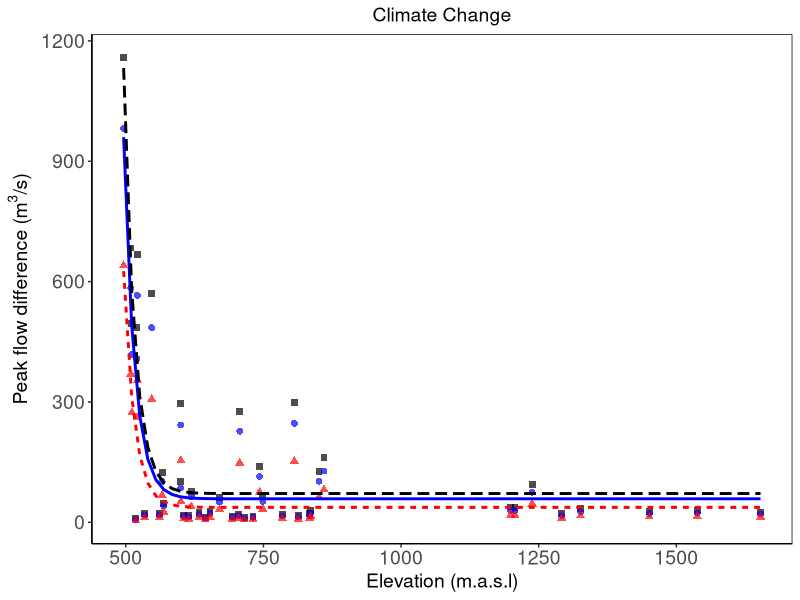
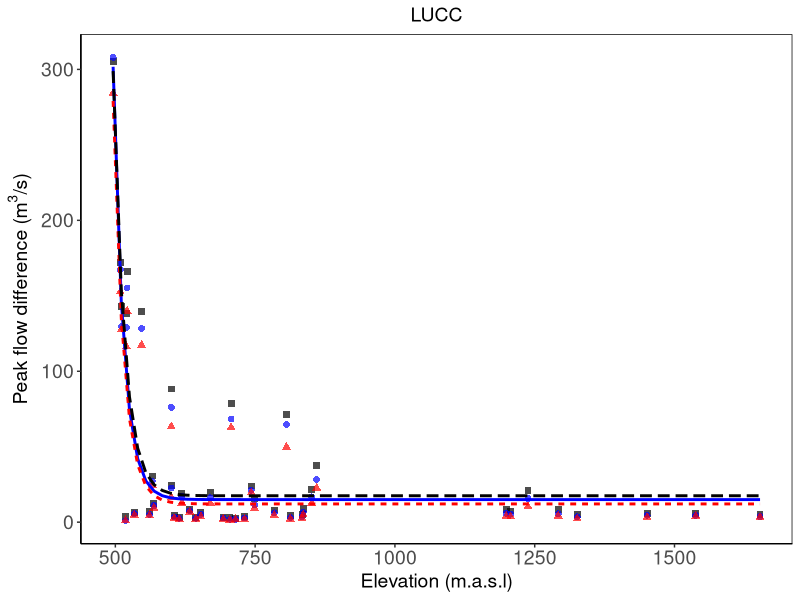
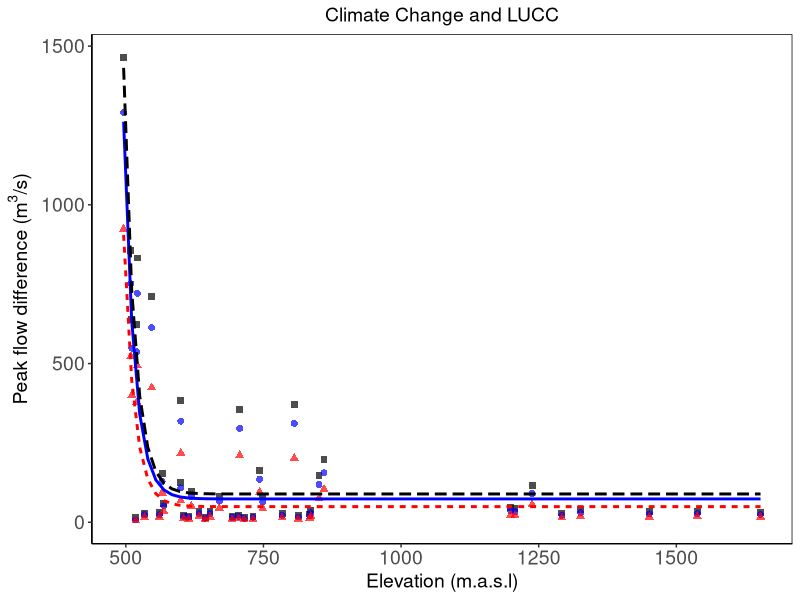
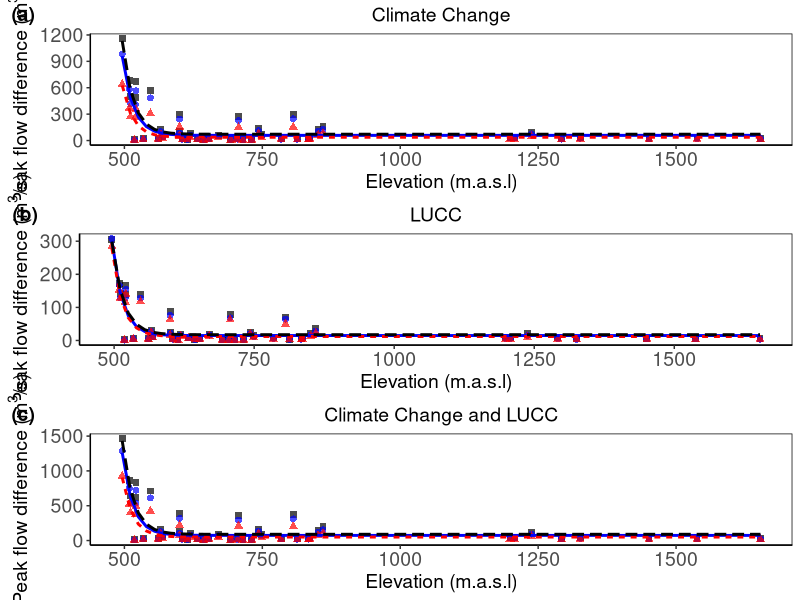
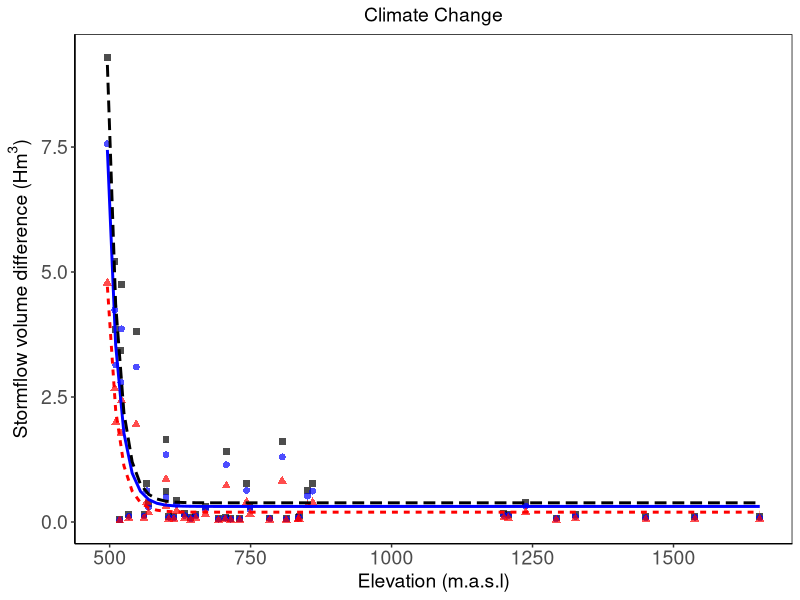
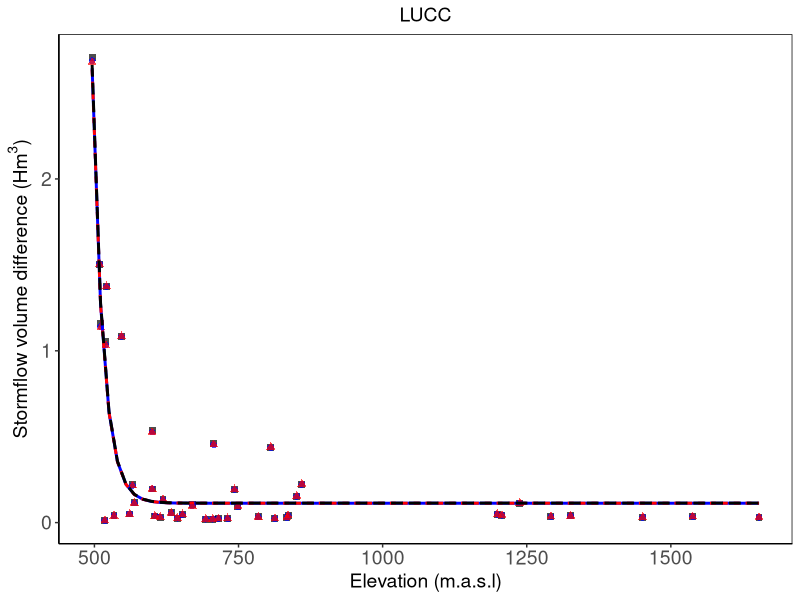
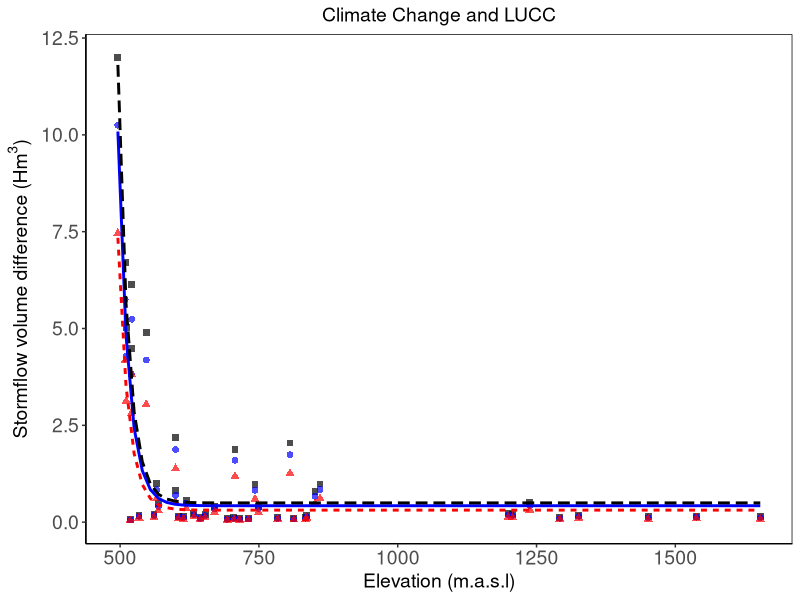
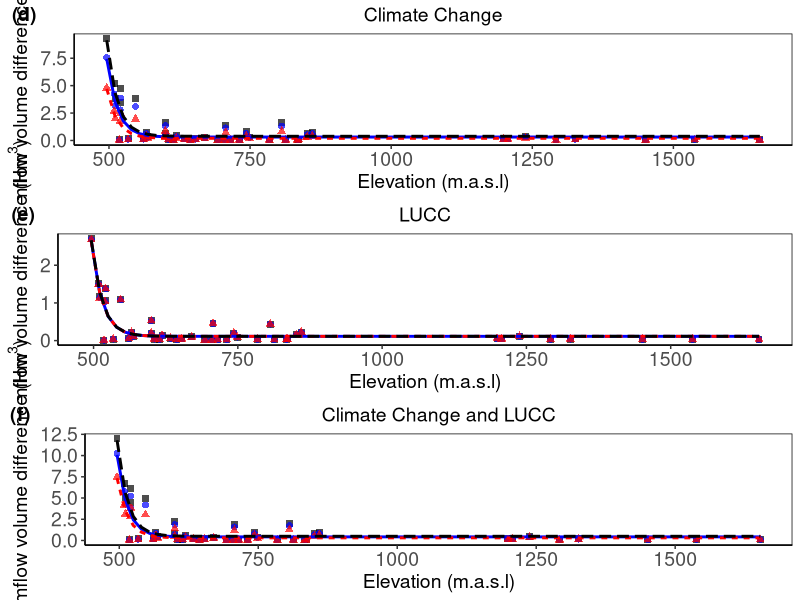

Source code (R) for these figures, in order:

# Proyecto Inundaciones Tena
# Objetivo 2: Interaccion entre cambio climatico y de cobertura del suelo

# Autor: Jorge Hurtado - Pidal
# Fecha: 29 de marzo de 2023

# Diferencias absolutas de caudal punta (q) y volumen de escorrentia (v) con modelo exponencial y lineal

# Fig. 9. isolated (Fig. 9a,b,d and e) and combined (Fig. 9c and f) effects of climate change and LUCC over peak flows and flow volumes for the three return periods on the basin elevation across the sampling sites.
# Note: Apologies for the typo error in the numbering of panels in the article

# ..................................................................................................

# libraries

{
  library(ggplot2)
  library(ggpubr)
  library(tidyverse)
  #library(ggtext)
  #library(extrafont)
}

# Preparing the environment

cat("\014")       #clean conosle   
rm(list = ls())   #clean environment
graphics.off()    #clean plots
#loadfonts(device = "win", quiet = TRUE) 

# .................................................................................................

# Load data ----

data <- read.csv("./Results/datafig.csv"); head(data)

# .................................................................................................

# Peak flow differences by climate change (cc)

# Preparing table for plots

{
  q.cctr2 <- data %>% select(elev,q_cctr2) %>% mutate (group = "qcctr2")
  names(q.cctr2) <- c("elev","qdif","group")
  
  q.cctr10 <- data %>% select(elev,q_cctr10) %>% mutate (group = "qcctr10")
  names(q.cctr10) <- c("elev","qdif","group")
  
  q.cctr100 <- data %>% select(elev,q_cctr100) %>% mutate (group = "qcctr100")
  names(q.cctr100) <- c("elev","qdif","group")
  
  q.cc <- rbind(q.cctr2, q.cctr10, q.cctr100)
}

# Figure of peak flow differences by cc

formula <- (y ~ SSasymp(x, Asym, R0, lrc))

(p1 <-  ggplot(data = q.cc, 
               mapping = aes(x = elev, y = qdif, group = group, color = group,linetype = group)) + 
    
        geom_point(aes(shape=group), 
                   show.legend=F, size=2, alpha=0.7) +
        
        geom_smooth(method = "nls",formula = formula, se = F, show.legend = F)+
        
        scale_colour_manual(name = "Return Period",
                            breaks = c("qcctr2","qcctr10","qcctr100"),
                            labels = c("Rp2","Rp10","Rp100"),
                            values = c("black","blue","red"))+
        
        labs(x = "Elevation (m.a.s.l)", 
             y = expression(paste("Peak flow difference (", m^3, "/s)")),
             title = "Climate Change", size=5) +
         
        theme(plot.title=element_text(hjust=0.5, size=14),
              axis.title.x = element_text(size = 14),
              axis.text.x = element_text(size = 14),
              axis.text.y = element_text(size = 14),
              axis.title.y = element_text(size = 14),
              panel.background = element_rect(fill = 'white'),
              panel.border = element_rect(colour = "black", fill = NA, size = 0.5),
              axis.line.x = element_line(size = 0.5, color = "black"),
              axis.line.y = element_line(size = 0.5, color = "black"),
              legend.key.size = unit(0.9, 'cm'),
              legend.text = element_text(size=16),
              legend.title = element_text(size=14),
              legend.key = element_rect(fill = "transparent")))

#        theme_bw())

# .................................................................................................

# Peak flow differences by lucc

# Preparing table for plots

{
  q.luctr2 <- data %>% select(elev,q_luctr2) %>% mutate (group = "qluctr2")
  names(q.luctr2) <- c("elev","qdif","group")
  
  q.luctr10 <- data %>% select(elev,q_luctr10) %>% mutate (group = "qluctr10")
  names(q.luctr10) <- c("elev","qdif","group")
  
  q.luctr100 <- data %>% select(elev,q_luctr100) %>% mutate (group = "qluctr100")
  names(q.luctr100) <- c("elev","qdif","group")
  
  q.luc <- rbind(q.luctr2, q.luctr10, q.luctr100)
}

# Figure of peak flow differences by lucc

#formula <- (y ~ SSasymp(x, Asym, R0, lrc))

(p2 <-  ggplot(data = q.luc, 
               mapping = aes(x = elev, y = qdif, group = group, color = group,linetype = group)) + 
    
    geom_point(aes(shape=group), 
               show.legend=F, size=2, alpha=0.7) +
    
    geom_smooth(method = "nls",formula = formula, se = F, show.legend = F)+
    
    scale_colour_manual(name = "Return Period",
                        breaks = c("qluctr2","qluctr10","qluctr100"),
                        labels = c("Rp2","Rp10","Rp100"),
                        values = c("black","blue","red"))+
    
    labs(x = "Elevation (m.a.s.l)", 
         y = expression(paste("Peak flow difference (", m^3, "/s)")),
         title = "LUCC", size=5) +
    
    theme(plot.title=element_text(hjust=0.5, size=14),
          axis.title.x = element_text(size = 14),
          axis.text.x = element_text(size = 14),
          axis.text.y = element_text(size = 14),
          axis.title.y = element_text(size = 14),
          panel.background = element_rect(fill = 'white'),
          panel.border = element_rect(colour = "black", fill = NA, size = 0.5),
          axis.line.x = element_line(size = 0.5, color = "black"),
          axis.line.y = element_line(size = 0.5, color = "black"),
          legend.key.size = unit(0.9, 'cm'),
          legend.text = element_text(size=16),
          legend.title = element_text(size=14),
          legend.key = element_rect(fill = "transparent")))

#        theme_bw())


# .................................................................................................

# Peak flow differences by cc and lucc

# Preparing table for plots

{
  q.ccluctr2 <- data %>% select(elev,q_ccluctr2) %>% mutate (group = "qccluctr2")
  names(q.ccluctr2) <- c("elev","qdif","group")
  
  q.ccluctr10 <- data %>% select(elev,q_ccluctr10) %>% mutate (group = "qccluctr10")
  names(q.ccluctr10) <- c("elev","qdif","group")
  
  q.ccluctr100 <- data %>% select(elev,q_ccluctr100) %>% mutate (group = "qccluctr100")
  names(q.ccluctr100) <- c("elev","qdif","group")
  
  q.ccluc <- rbind(q.ccluctr2, q.ccluctr10, q.ccluctr100)
}

# Figure of peak flow differences by cc and lucc 

#formula <- (y ~ SSasymp(x, Asym, R0, lrc))

(p3 <-  ggplot(data = q.ccluc, 
               mapping = aes(x = elev, y = qdif, group = group, color = group,linetype = group)) + 
    
    geom_point(aes(shape=group), 
               show.legend=F, size=2, alpha=0.7) +
    
    geom_smooth(method = "nls",formula = formula, se = F, show.legend = F)+
    
    scale_colour_manual(name = "Return Period",
                        breaks = c("qccluctr2","qccluctr10","qccluctr100"),
                        labels = c("Rp2","Rp10","Rp100"),
                        values = c("black","blue","red"))+
    
    labs(x = "Elevation (m.a.s.l)", 
         y = expression(paste("Peak flow difference (", m^3, "/s)")),
         title = "Climate Change and LUCC", size=5) +
    
    theme(plot.title=element_text(hjust=0.5, size=14),
          axis.title.x = element_text(size = 14),
          axis.text.x = element_text(size = 14),
          axis.text.y = element_text(size = 14),
          axis.title.y = element_text(size = 14),
          panel.background = element_rect(fill = 'white'),
          panel.border = element_rect(colour = "black", fill = NA, size = 0.5),
          axis.line.x = element_line(size = 0.5, color = "black"),
          axis.line.y = element_line(size = 0.5, color = "black"),
          legend.key.size = unit(0.9, 'cm'),
          legend.text = element_text(size=16),
          legend.title = element_text(size=14),
          legend.key = element_rect(fill = "transparent")))

#        theme_bw())


(f1 <- ggarrange(p1,p2,p3, 
                 labels = c("(a)", "(b)","(c)"),
                 ncol = 1, nrow = 3))

# ::::::::::::::::::::::::::::::::::::::::::::::::::::::::::::::::::::::::::::::::::::::::::::::::::

# .................................................................................................

vol <- data

# Volume differences by climate change (cc)

# Preparing table for plots

{
  v.cctr2 <- vol %>% select(elev,v_cctr2) %>% mutate (group = "vcctr2")
  names(v.cctr2) <- c("elev","vdif","group")
  
  v.cctr10 <- vol %>% select(elev,v_cctr10) %>% mutate (group = "vcctr10")
  names(v.cctr10) <- c("elev","vdif","group")
  
  v.cctr100 <- vol %>% select(elev,v_cctr100) %>% mutate (group = "vcctr100")
  names(v.cctr100) <- c("elev","vdif","group")
  
  v.cc <- rbind(v.cctr2, v.cctr10, v.cctr100)
}

# Figure of peak flow differences by cc

#formula <- (y ~ SSasymp(x, Asym, R0, lrc))

(g1 <-  ggplot(data = v.cc, 
               mapping = aes(x = elev, y = vdif, group = group, color = group,linetype = group)) + 
    
    geom_point(aes(shape=group), 
               show.legend=F, size=2, alpha=0.7) +
    
    geom_smooth(method = "nls",formula = formula, se = F, show.legend = F)+
    
    scale_colour_manual(name = "Return Period",
                        breaks = c("vcctr2","vcctr10","vcctr100"),
                        labels = c("Rp2","Rp10","Rp100"),
                        values = c("black","blue","red"))+
    
    labs(x = "Elevation (m.a.s.l)", 
         y = expression(paste("Stormflow volume difference (", Hm^3, ")")),
         title = "Climate Change", size=5) +
    
    theme(plot.title=element_text(hjust=0.5, size=14),
          axis.title.x = element_text(size = 14),
          axis.text.x = element_text(size = 14),
          axis.text.y = element_text(size = 14),
          axis.title.y = element_text(size = 14),
          panel.background = element_rect(fill = 'white'),
          panel.border = element_rect(colour = "black", fill = NA, size = 0.5),
          axis.line.x = element_line(size = 0.5, color = "black"),
          axis.line.y = element_line(size = 0.5, color = "black"),
          legend.key.size = unit(0.9, 'cm'),
          legend.text = element_text(size=16),
          legend.title = element_text(size=14),
          legend.key = element_rect(fill = "transparent")))

#        theme_bw())

# .................................................................................................

# Volume differences by lucc

# Preparing table for plots

{
  v.luctr2 <- vol %>% select(elev,v_luctr2) %>% mutate (group = "vluctr2")
  names(v.luctr2) <- c("elev","vdif","group")
  
  v.luctr10 <- vol %>% select(elev,v_luctr10) %>% mutate (group = "vluctr10")
  names(v.luctr10) <- c("elev","vdif","group")
  
  v.luctr100 <- vol %>% select(elev,v_luctr100) %>% mutate (group = "vluctr100")
  names(v.luctr100) <- c("elev","vdif","group")
  
  v.luc <- rbind(v.luctr2, v.luctr10, v.luctr100)
}

# Figure of peak flow differences by lucc .......

#formula <- (y ~ SSasymp(x, Asym, R0, lrc))

(g2 <-  ggplot(data = v.luc, 
               mapping = aes(x = elev, y = vdif, group = group, color = group,linetype = group)) + 
    
    geom_point(aes(shape=group), 
               show.legend=F, size=2, alpha=0.7) +
    
    geom_smooth(method = "nls",formula = formula, se = F, show.legend = F)+
    
    scale_colour_manual(name = "Return Period",
                        breaks = c("vluctr2","vluctr10","vluctr100"),
                        labels = c("Rp2","Rp10","Rp100"),
                        values = c("black","blue","red"))+
    
    labs(x = "Elevation (m.a.s.l)", 
         y = expression(paste("Stormflow volume difference (", Hm^3, ")")),
         title = "LUCC", size=5) +
    
    theme(plot.title=element_text(hjust=0.5, size=14),
          axis.title.x = element_text(size = 14),
          axis.text.x = element_text(size = 14),
          axis.text.y = element_text(size = 14),
          axis.title.y = element_text(size = 14),
          panel.background = element_rect(fill = 'white'),
          panel.border = element_rect(colour = "black", fill = NA, size = 0.5),
          axis.line.x = element_line(size = 0.5, color = "black"),
          axis.line.y = element_line(size = 0.5, color = "black"),
          legend.key.size = unit(0.9, 'cm'),
          legend.text = element_text(size=16),
          legend.title = element_text(size=14),
          legend.key = element_rect(fill = "transparent")))

#        theme_bw())

# .................................................................................................

# Volume differences by cc and lucc

# Preparing table for plots

{
  v.ccluctr2 <- vol %>% select(elev,v_ccluctr2) %>% mutate (group = "vccluctr2")
  names(v.ccluctr2) <- c("elev","vdif","group")
  
  v.ccluctr10 <- vol %>% select(elev,v_ccluctr10) %>% mutate (group = "vccluctr10")
  names(v.ccluctr10) <- c("elev","vdif","group")
  
  v.ccluctr100 <- vol %>% select(elev,v_ccluctr100) %>% mutate (group = "vccluctr100")
  names(v.ccluctr100) <- c("elev","vdif","group")
  
  v.ccluc <- rbind(v.ccluctr2, v.ccluctr10, v.ccluctr100)
}

# Figure of peak flow differences by lucc 

#formula <- (y ~ SSasymp(x, Asym, R0, lrc))

(g3 <-  ggplot(data = v.ccluc, 
               mapping = aes(x = elev, y = vdif, group = group, color = group,linetype = group)) + 
    
    geom_point(aes(shape=group), 
               show.legend=F, size=2, alpha=0.7) +
    
    geom_smooth(method = "nls",formula = formula, se = F, show.legend = F)+
    
    scale_colour_manual(name = "Return Period",
                        breaks = c("vccluctr2","vccluctr10","vccluctr100"),
                        labels = c("Rp2","Rp10","Rp100"),
                        values = c("black","blue","red"))+
    
    labs(x = "Elevation (m.a.s.l)", 
         y = expression(paste("Stormflow volume difference (", Hm^3, ")")),
         title = "Climate Change and LUCC", size=5) +
    
    theme(plot.title=element_text(hjust=0.5, size=14),
          axis.title.x = element_text(size = 14),
          axis.text.x = element_text(size = 14),
          axis.text.y = element_text(size = 14),
          axis.title.y = element_text(size = 14),
          panel.background = element_rect(fill = 'white'),
          panel.border = element_rect(colour = "black", fill = NA, size = 0.5),
          axis.line.x = element_line(size = 0.5, color = "black"),
          axis.line.y = element_line(size = 0.5, color = "black"),
          legend.key.size = unit(0.9, 'cm'),
          legend.text = element_text(size=16),
          legend.title = element_text(size=14),
          legend.key = element_rect(fill = "transparent")))

#        theme_bw())

(f2 <- ggarrange(g1,g2,g3, 
                 labels = c("(d)", "(e)","(f)"),
                 ncol = 1, nrow = 3))

# six plots

(f3 <- ggarrange(p1,g1,p2,g2,p3,g3, 
                 labels = c("(a)", "(d)","(b)","(e)", "(c)","(f)"),
                 ncol = 2, nrow = 3))
